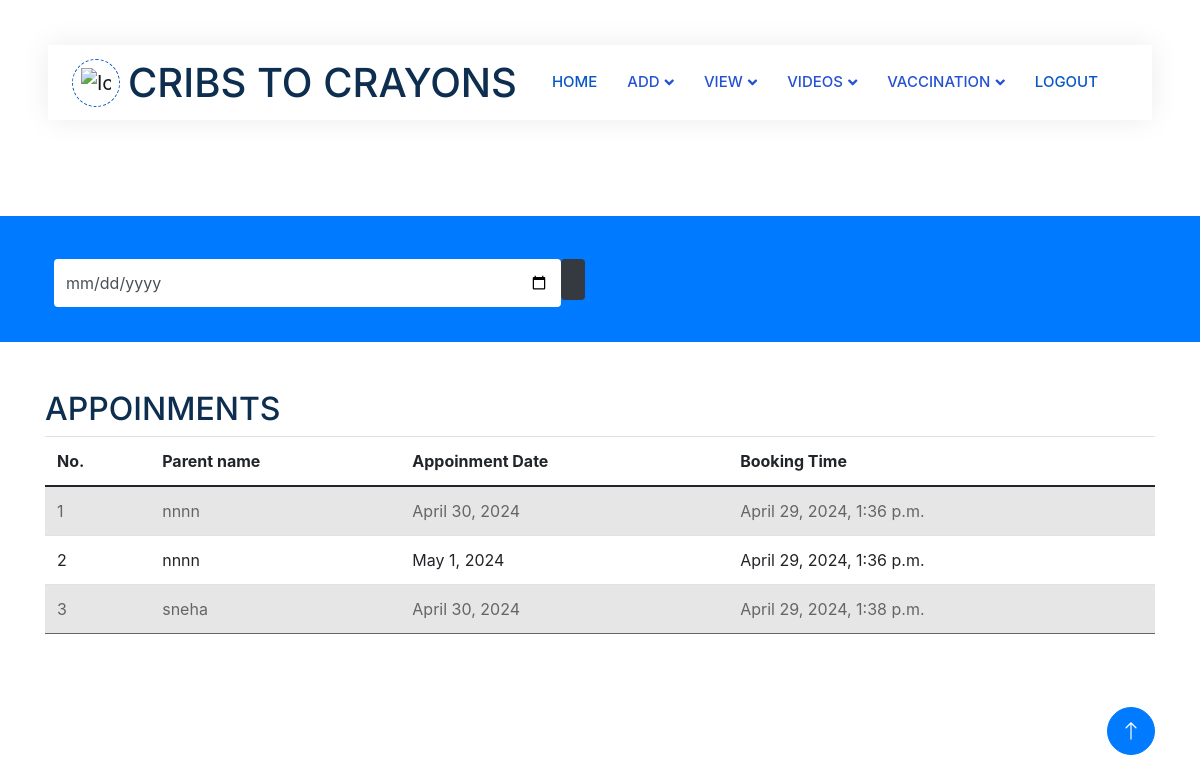
Screenshot of /viewappoinment/2 (signed in) with the database file from the repository.
### app1/models.py (models this page shows, shortened)
class Booking(models.Model):
    doctor_id=models.ForeignKey(Doctor,on_delete=models.CASCADE)
    parent_id=models.ForeignKey(Parent,on_delete=models.CASCADE)
    date=models.DateTimeField(auto_now=True)
    booking_date = models.DateField()
    token_number = models.IntegerField()
    start_time = models.TimeField()
    end_time = models.TimeField()

class Parent(models.Model):
    login_id=models.ForeignKey(LoginUser,on_delete=models.CASCADE)
    hospital_id=models.ForeignKey(Hospital,on_delete=models.CASCADE)
    parent_name=models.CharField(max_length=20)
    street=models.CharField(max_length=50)
    district=models.CharField(max_length=50)
    pincode=models.IntegerField()
    Email=models.EmailField()
    phone=models.IntegerField()
    baby_status=models.CharField(max_length=50,null=True, blank=True,)

### app1/views.py (the view)
# urls.py: path('viewappoinment/<int:id>',views.view_appoinment,name="viewappoinment"),
@login_required(login_url='login/')
def view_appoinment(request,id):
    doctor=Doctor.objects.get(id=id)
    log_id=LoginUser.objects.get(id=request.user.id)
    hospital=Hospital.objects.get(login_id=log_id)
    booking=Booking.objects.filter(doctor_id__hospital_id=hospital,doctor_id=doctor)
    context={
        'booking':booking,
        'doctor' :doctor
    }
    return render(request,'Hospital/viewappoinmentbooking.html',context)

### template/Hospital/viewappoinmentbooking.html (shortened to what this page needs)
<!DOCTYPE html>
<html lang="en">
{% load static %}
<head>
    <link href="https://cdnjs.cloudflare.com/ajax/libs/font-awesome/5.10.0/css/all.min.css" rel="stylesheet">
    <link href="https://cdn.jsdelivr.net/npm/bootstrap-icons@1.4.1/font/bootstrap-icons.css" rel="stylesheet">
    <link href="{% static 'js/animate.min.css' %}" rel="stylesheet">
    <link href="{% static 'js/owl.carousel.min.css' %}" rel="stylesheet">
    <link href="{% static 'css/bootstrap.min.css' %}" rel="stylesheet">
    <link rel="stylesheet" href="https://stackpath.bootstrapcdn.com/bootstrap/4.5.2/css/bootstrap.min.css">
    <link href="{% static 'css/style.css' %}" rel="stylesheet">
</head>
<body>
    <div class="container-xxl bg-white p-0">
        <div class="container-fluid nav-bar bg-transparent">
            <nav class="navbar navbar-expand-lg bg-white navbar-light py-0 px-4">
                <a href="" class="navbar-brand d-flex align-items-center text-center">
                    <div class="icon p-2 me-2">
                        <img class="img-fluid" src="{% static 'img/logo.gif' %}" alt="Icon" style="width: 30px; height: 30px;">
                    </div>
                    <h1 class="m-0 " >CRIBS TO CRAYONS</h1>
                </a>
                <div class="collapse navbar-collapse" id="navbarCollapse">
                    <div class="navbar-nav ms-auto">
                        <a href="{% url 'hospitalprofile'%}" class="nav-item nav-link active" >HOME</a>
                        <div class="nav-item dropdown">
                            <a href="#" class="nav-link dropdown-toggle" data-bs-toggle="dropdown">ADD</a>
                        </div>
                        <div class="nav-item dropdown">
                          <a href="#" class="nav-link dropdown-toggle" data-bs-toggle="dropdown">VIEW</a>
                      </div>
                      <div class="nav-item dropdown">
                        <a href="#" class="nav-link dropdown-toggle" data-bs-toggle="dropdown">VIDEOS</a>
                    </div>
                      <div class="nav-item dropdown">
                        <a href="#" class="nav-link dropdown-toggle" data-bs-toggle="dropdown">VACCINATION</a>
                  </div>
                    <a href="{% url 'login'%}" class="nav-item nav-link active" >LOGOUT</a>
                </div>
            </nav>
        </div>
<br>
<br>
<br>
<br>
<div class="container-fluid bg-primary mb-5 wow fadeIn" data-wow-delay="0.1s" style="padding: 35px;">
    <div class="container">
        <div class="row g-2">
           <form method="get" action="{% url 'hospitalsearchappt' id=doctor.id %}">
            <div class=" col-md-6 d-flex ">
                <input type="date" class="form-control border-0 py-4" placeholder="Search parent" name="search">
                <div>
                <button class="btn btn-dark border-0 w-100 py-3" style="height: 85%;" ></button>
            </div>
        </div>
        </form>
    </div>
    </div>
</div>
<div class="container">
    <h2>APPOINMENTS</h2>
    <table class="table table-striped">
      <thead>
        <tr>
            <th>No.</th>
          <th>Parent name</th>
          <th>Appoinment Date</th>
          <th>Booking Time</th>
        </tr>
      </thead>
      <tbody>
        {% if booking %}
        {% for i in booking %}
        <tr>
          <td>{{ forloop.counter }}</td>
         <td>{{ i.parent_id.parent_name }}</td>
         <td>{{ i.booking_date }}</td>
         <td>{{ i.date}}</td>
        </tr>
        {% endfor %}
    </tbody>
        {% else %}
    </table>
  </div>
  <div style="color: red; text-align: center;">
    <p>No appoinments </p>
  </div>
  {% endif %}
  <a href="#" class="btn btn-lg btn-primary btn-lg-square back-to-top"><i class="bi bi-arrow-up"></i></a>
</div>
</body>
</html>

### static/css/style.css (style rules this page uses)
:root { --primary: #0957c5; --secondary: #2264ff; --light: #EFFDF5; --dark: #2551d3; }
.back-to-top { position: fixed; display: none; right: 45px; bottom: 45px; z-index: 99; }
.btn { transition: .5s; }
.btn.btn-primary, .btn.btn-secondary { color: #FFFFFF; }
.btn-lg-square { width: 48px; height: 48px; }
.btn-square, .btn-sm-square, .btn-lg-square { padding: 0; display: flex; align-items: center; justify-content: center; font-weight: normal; border-radius: 50px; }
.nav-bar { position: relative; margin-top: 45px; padding: 0 3rem; transition: .5s; z-index: 9999; }
.navbar { box-shadow: 0 0 30px rgba(0, 0, 0, .08); }
.navbar .dropdown-toggle::after { border: none; content: "\f107"; font-family: "Font Awesome 5 Free"; font-weight: 900; vertical-align: middle; margin-left: 5px; transition: .5s; }
.navbar-light .navbar-nav .nav-link { margin-right: 30px; padding: 25px 0; color: #5288e0; font-size: 15px; text-transform: uppercase; outline: none; }
.navbar-light .navbar-nav .nav-link:hover, .navbar-light .navbar-nav .nav-link.active { color: var(--primary); }
.navbar-light .navbar-brand { height: 75px; }
.navbar-light .navbar-nav .nav-link { color: var(--dark); font-weight: 500; }
.icon { padding: 15px; display: inline-flex; align-items: center; justify-content: center; background: #FFFFFF !important; border-radius: 50px; border: 1px dashed var(--primary) !important; }

### rows the page displays
Booking: parent_id.parent_name "nnnn", booking_date "April 30, 2024", date "April 29, 2024, 1:36 p.m."
Booking: parent_id.parent_name "nnnn", booking_date "May 1, 2024", date "April 29, 2024, 1:36 p.m."
Booking: parent_id.parent_name "sneha", booking_date "April 30, 2024", date "April 29, 2024, 1:38 p.m."
